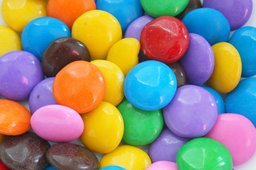
#> input picture Colour Images/Input.png, 256 x 170 px, shrunk from 849 x 565 before the run
$ python HalftoneCMYKDecomposition_Implementation.py
#> lines starting #> are read from the running program, lines starting #| are printed output that depends on the picture; long printed decimals are rounded
#> further down, input_image is the input picture: PIL image 256x170 RGB; mean R, G, B 142.5, 137.7, 122.3
#| Input image size (in pixels) :  (256, 170)
### Colour Images/ColourMetrics.py
import numpy as np
import math
from scipy import signal
from PIL import Image

def normxcorr2D(image, template):
    t = np.asarray(template, dtype=np.float64)
    t = t - np.mean(t)
    norm = math.sqrt(np.sum(np.square(t)))
    t = t / norm

    sum_filter = np.ones(np.shape(t))


    a = np.asarray(image, dtype=np.float64)

    aa = np.square(a)

    a_sum = signal.correlate(a, sum_filter, 'same')
    aa_sum = signal.correlate(aa, sum_filter, 'same')

    numer = signal.correlate(a, t, 'same')

    denom = np.sqrt(aa_sum - np.square(a_sum)/np.size(t))

    tol = np.sqrt(np.finfo(denom.dtype).eps)
    nxcorr = np.where(denom < tol, 0, numer/denom)

    nxcorr = np.where(np.abs(nxcorr-1.) > np.sqrt(np.finfo(nxcorr.dtype).eps),nxcorr,0)

    return nxcorr

def psnr(original, contrast):
    mse = np.mean((original - contrast) ** 2)
    if mse == 0:
        return 100
    PIXEL_MAX = 255.0
    PSNR = 20 * math.log10(PIXEL_MAX / math.sqrt(mse))
    return PSNR

### Colour Images/HalftoneCMYKDecomposition_Implementation.py
# Halftone CMYK Decomposition for Colour Image

import numpy as np
from PIL import Image
from ColourMetrics import psnr, normxcorr2D
import cv2
def CMYK_Decomposition(input_image):
    input_matrix = np.asarray(input_image)

    color_image = input_image.convert('CMYK')
    bw_image = input_image.convert('1')
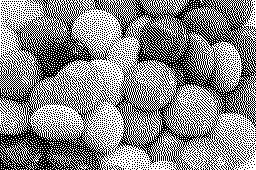
#> bw_image: PIL image 256x170 1; 53.7% white; black in thin lines or dots
    outfile1 = Image.new("CMYK", [dimension for dimension in input_image.size])
#> outfile1: PIL image 256x170 CMYK; every value is 255
    outfile2 = Image.new("CMYK", [dimension for dimension in input_image.size])
    outfile3 = Image.new("CMYK", [dimension for dimension in input_image.size])


    for x in range(0, input_image.size[0], 1):
        for y in range(0, input_image.size[1], 1):
            sourcepixel = input_image.getpixel((x, y))
            outfile1.putpixel((x, y),(sourcepixel[0],0,0,0))
            outfile2.putpixel((x, y),(0,sourcepixel[1],0,0))
            outfile3.putpixel((x, y),(0,0,sourcepixel[2],0))

    outfile1.save('outputs/CMYK_Share1_1.jpg')
    outfile2.save('outputs/CMYK_Share1_2.jpg')
    outfile3.save('outputs/CMYK_Share1_3.jpg')

    print("CMYK Decomposition Done!")

    return input_matrix


def halftoneConversion():
    image1 = Image.open("outputs/CMYK_Share1_1.jpg").convert('1')
#> image1: PIL image 256x170 1; 83.3% white; black in thin lines or dots
    image2 = Image.open("outputs/CMYK_Share1_2.jpg").convert('1')
#> image2: PIL image 256x170 1; 68.2% white; black in thin lines or dots
    image3 = Image.open("outputs/CMYK_Share1_3.jpg").convert('1')
#> image3: PIL image 256x170 1; 94.6% white; black in thin lines or dots

    hf1 = Image.new("CMYK", [dimension for dimension in image1.size])
    hf2 = Image.new("CMYK", [dimension for dimension in image1.size])
    hf3 = Image.new("CMYK", [dimension for dimension in image1.size])

    for x in range(0, image1.size[0]):
        for y in range(0, image1.size[1]):
            pixel_color1 = image1.getpixel((x, y))
            pixel_color2 = image2.getpixel((x, y))
            pixel_color3 = image3.getpixel((x, y))
            if pixel_color1 == 255:
                hf1.putpixel((x, y),(255,0,0,0))
            else:
                hf1.putpixel((x, y),(0,0,0,0))

            if pixel_color2 == 255:
                hf2.putpixel((x, y),(0,255,0,0))
            else:
                hf2.putpixel((x, y),(0,0,0,0))

            if pixel_color3 == 255:
                hf3.putpixel((x, y),(0,0,255,0))
            else:
                hf3.putpixel((x, y),(0,0,0,0))

    hf1.save('outputs/CMYK_Share2_1.jpg')
    hf2.save('outputs/CMYK_Share2_2.jpg')
    hf3.save('outputs/CMYK_Share2_3.jpg')

    print("Halftone Conversion Done!")

def generateShares():
    image1 = Image.open('outputs/CMYK_Share2_1.jpg').convert('CMYK')
#> image1: PIL image 256x170 CMYK
    image2 = Image.open('outputs/CMYK_Share2_2.jpg').convert('CMYK')
#> image2: PIL image 256x170 CMYK
    image3 = Image.open('outputs/CMYK_Share2_3.jpg').convert('CMYK')
#> image3: PIL image 256x170 CMYK

    share1 = Image.new("CMYK", [dimension * 2 for dimension in image1.size])
#> share1: PIL image 512x340 CMYK; every value is 255
    share2 = Image.new("CMYK", [dimension * 2 for dimension in image2.size])
    share3 = Image.new("CMYK", [dimension * 2 for dimension in image3.size])

    for x in range(0, image1.size[0]):
        for y in range(0, image1.size[1]):
            pixelcolor = image1.getpixel((x, y))

            if pixelcolor[0]+pixelcolor[1]+pixelcolor[2] == 0:
                share1.putpixel((x * 2, y * 2), (255,0,0,0))
                share1.putpixel((x * 2 + 1, y * 2), (0,0,0,0))
                share1.putpixel((x * 2, y * 2 + 1), (0,0,0,0))
                share1.putpixel((x * 2 + 1, y * 2 + 1), (255,0,0,0))

            else:
                share1.putpixel((x * 2, y * 2), (0,0,0,0))
                share1.putpixel((x * 2 + 1, y * 2), (255,0,0,0))
                share1.putpixel((x * 2, y * 2 + 1), (255,0,0,0))
                share1.putpixel((x * 2 + 1, y * 2 + 1), (0,0,0,0))

            pixelcolor = image2.getpixel((x, y))

            if pixelcolor[0]+pixelcolor[1]+pixelcolor[2] == 0:
                share2.putpixel((x * 2, y * 2), (0,255,0,0))
                share2.putpixel((x * 2 + 1, y * 2), (0,0,0,0))
                share2.putpixel((x * 2, y * 2 + 1), (0,0,0,0))
                share2.putpixel((x * 2 + 1, y * 2 + 1), (0,255,0,0))

            else:
                share2.putpixel((x * 2, y * 2), (0,0,0,0))
                share2.putpixel((x * 2 + 1, y * 2), (0,255,0,0))
                share2.putpixel((x * 2, y * 2 + 1), (0,255,0,0))
                share2.putpixel((x * 2 + 1, y * 2 + 1), (0,0,0,0))

            pixelcolor = image3.getpixel((x, y))

            if pixelcolor[0]+pixelcolor[1]+pixelcolor[2] == 0:
                share3.putpixel((x * 2, y * 2), (0,0,255,0))
                share3.putpixel((x * 2 + 1, y * 2), (0,0,0,0))
                share3.putpixel((x * 2, y * 2 + 1), (0,0,0,0))
                share3.putpixel((x * 2 + 1, y * 2 + 1), (0,0,255,0))

            else:
                share3.putpixel((x * 2, y * 2), (0,0,0,0))
                share3.putpixel((x * 2 + 1, y * 2), (0,0,255,0))
                share3.putpixel((x * 2, y * 2 + 1), (0,0,255,0))
                share3.putpixel((x * 2 + 1, y * 2 + 1), (0,0,0,0))
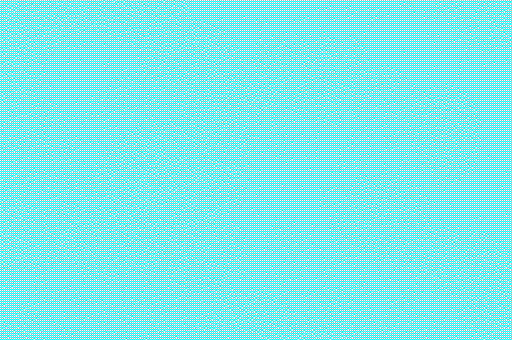
#> share1: PIL image 512x340 CMYK; mean R, G, B 127.5, 255, 255
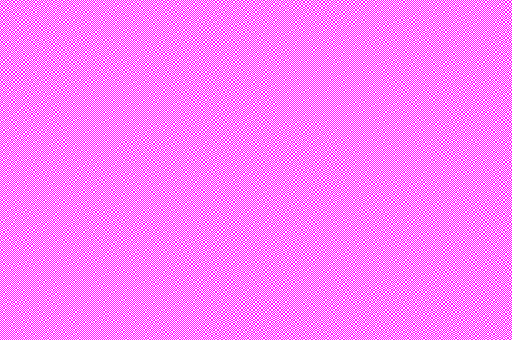
#> share2: PIL image 512x340 CMYK; mean R, G, B 255, 127.5, 255
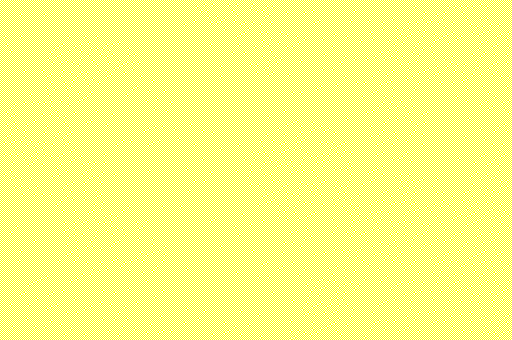
#> share3: PIL image 512x340 CMYK; mean R, G, B 255, 255, 127.5

    share1.save('outputs/CMYK_Share3_1.jpg')
    share2.save('outputs/CMYK_Share3_2.jpg')
    share3.save('outputs/CMYK_Share3_3.jpg')

    print("Generated Shares!")

def combineShares():
    infile1 = Image.open('outputs/CMYK_Share3_1.jpg')
    infile2 = Image.open('outputs/CMYK_Share3_2.jpg')
    infile3 = Image.open('outputs/CMYK_Share3_1.jpg')

    outfile = Image.new('CMYK', infile1.size)

    for x in range(0,infile1.size[0],2):
        for y in range(0,infile1.size[1],2):

            C = infile1.getpixel((x+1, y))[0]
            M = infile2.getpixel((x+1, y))[1]
            Y = infile3.getpixel((x+1, y))[2]


            outfile.putpixel((x, y), (C,M,Y,0))
            outfile.putpixel((x+1, y), (C,M,Y,0))
            outfile.putpixel((x, y+1), (C,M,Y,0))
            outfile.putpixel((x+1, y+1), (C,M,Y,0))
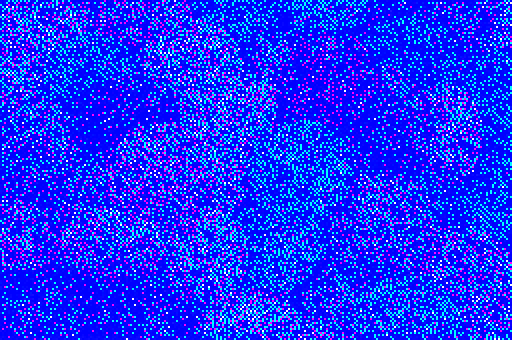
#> outfile: PIL image 512x340 CMYK; mean R, G, B 24.9, 45.8, 255

    print("Combined Shares!")
    return outfile


if __name__ == "__main__":

    print("Save input image as 'Input.png' in the same folder as this file\n")

    try:
        input_image = Image.open('Input.png')

    except FileNotFoundError:
    	print("Input file not found!")
    	exit(0)

    print("Image uploaded successfully!")
    print("Input image size (in pixels) : ", input_image.size)
    print("Number of shares image = ", 2, "\n")

    input_matrix = CMYK_Decomposition(input_image)
    halftoneConversion()
    generateShares()
    output_image = combineShares()

    output_image = output_image.resize(input_image.size)
    output_image.save('outputs/Output_CMYK.jpg', mode = "CMYK")
    print("\nImage is saved 'Output_CMYK.jpg' ...")

    output_image = Image.open('outputs/Output_CMYK.jpg')
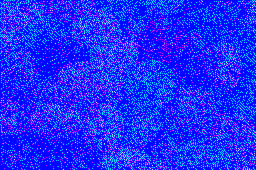
#> output_image: PIL image 256x170 CMYK; mean R, G, B 26.7, 47.2, 255
    if output_image.mode == 'CMYK':
        output_image = output_image.convert('RGB')
    output_matrix = np.asarray(output_image)
    print("Output Image Size: ", output_matrix.shape)
#| Output Image Size:  (170, 256, 3)
    print("Evaluation metrics : ")
    print(f"PSNR value is {psnr(input_matrix, output_matrix)} dB")
#> in psnr, `mse = np.mean((original - contrast) ** 2)`: mse = 104
#> in psnr, `PSNR = 20 * math.log10(PIXEL_MAX / math.sqrt(mse))`: PSNR = 27.96
#| PSNR value is 27.962 dB
    print(f"Mean NCORR value is {normxcorr2D(input_matrix, output_matrix)}")
#> in normxcorr2D, `norm = math.sqrt(np.sum(np.square(t)))`: norm = 41278.1
#> in normxcorr2D, `nxcorr = np.where(denom < tol, 0, numer/denom)`:
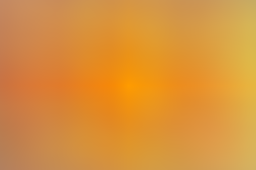
#> nxcorr: shape (170, 256, 3) float64; mean R, G, B 0.23, -0.0572, -0.403; drawn with min black and max white
#> (printed output is left out)

$ run again, with Colour Images/MA_Share_1.png copied over Colour Images/Input.png
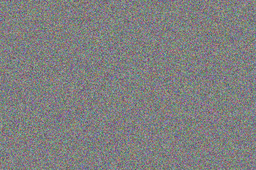
#> input picture Colour Images/MA_Share_1.png, 256 x 170 px, shrunk from 849 x 565 before the run
#> input_image is the input picture: PIL image 256x170 RGB; mean R, G, B 127.5, 127.6, 127.7
#| Input image size (in pixels) :  (256, 170)
#> in CMYK_Decomposition, `bw_image = input_image.convert('1')`:
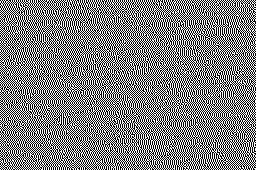
#> bw_image: PIL image 256x170 1; 49.8% white in thin lines or dots
#| Output Image Size:  (170, 256, 3)
#> mse = 94.74
#> PSNR = 28.37
#| PSNR value is 28.365 dB
#> norm = 41339.4
#> in normxcorr2D, `denom = np.sqrt(aa_sum - np.square(a_sum)/np.size(t))`:
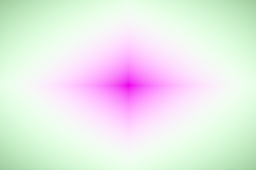
#> denom: shape (170, 256, 3) float64; mean R, G, B 22202.4, 22301.7, 22220.3; drawn with min black and max white
#> (printed output is left out)

$ run again, with Colour Images/MA_Share_2.png copied over Colour Images/Input.png
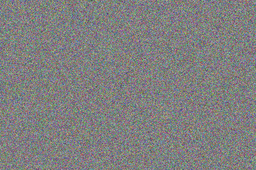
#> input picture Colour Images/MA_Share_2.png, 256 x 170 px, shrunk from 849 x 565 before the run
#> input_image is the input picture: PIL image 256x170 RGB; mean R, G, B 127.6, 127.5, 127.3
#| Input image size (in pixels) :  (256, 170)
#> in CMYK_Decomposition, `bw_image = input_image.convert('1')`:
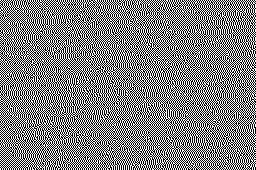
#> bw_image: PIL image 256x170 1; 49.8% white in thin lines or dots
#| Output Image Size:  (170, 256, 3)
#> mse = 94.9
#> PSNR = 28.36
#| PSNR value is 28.358 dB
#> norm = 41346.3
#> in normxcorr2D, `denom = np.sqrt(aa_sum - np.square(a_sum)/np.size(t))`:
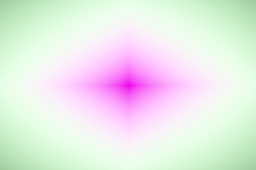
#> denom: shape (170, 256, 3) float64; mean R, G, B 22199.9, 22275.5, 22170.9; drawn with min black and max white
#> (printed output is left out)

$ run again, with Colour Images/MA_Share_3.png copied over Colour Images/Input.png
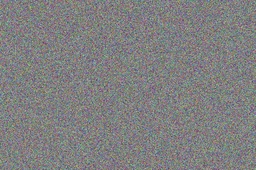
#> input picture Colour Images/MA_Share_3.png, 256 x 170 px, shrunk from 849 x 565 before the run
#> input_image is the input picture: PIL image 256x170 RGB; mean R, G, B 127.5, 127.5, 127.6
#| Input image size (in pixels) :  (256, 170)
#> bw_image: PIL image 256x170 1; 49.8% white in thin lines or dots
#| Output Image Size:  (170, 256, 3)
#> mse = 94.69
#> PSNR = 28.37
#| PSNR value is 28.368 dB
#> norm = 41374.9
#> in normxcorr2D, `denom = np.sqrt(aa_sum - np.square(a_sum)/np.size(t))`:
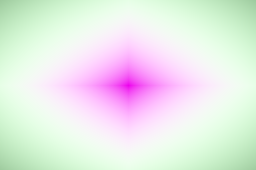
#> denom: shape (170, 256, 3) float64; mean R, G, B 22190, 22289.3, 22199.3; drawn with min black and max white
#> (printed output is left out)
